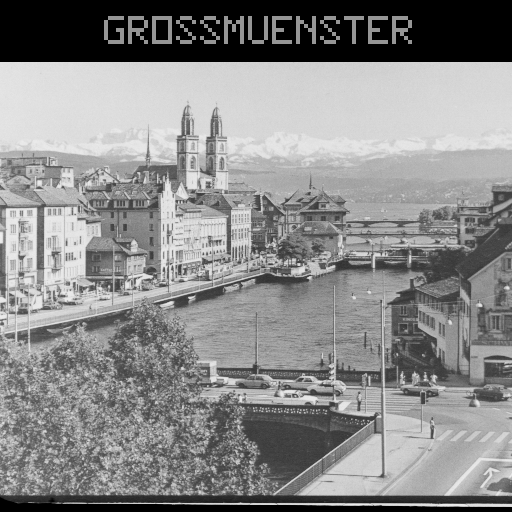
#> input picture exercise_1/zurlim.png, 512 x 512 px, found by its file name
$ jupyter execute 1_sample.ipynb
#> lines starting #> are read from the running program, lines starting #| are printed output that depends on the picture
# Spatial sampling

Import required modules

[cell 1]
import cv2
from scipy.ndimage.filters import gaussian_filter
import matplotlib.pyplot as plt
import matplotlib

## Helper functions

Read image from input file into a `numpy.ndarray` variable of two dimensions (grayscale) with 32-bit float entries.

[cell 2]
def read_input_image(input_file_name):
    """
    Read image from input file into a numpy.ndarray variable of two dimensions (grayscale) with 32-bit float entries.
    """

    # Set the flag argument to 0 so that the output has only one channel.
    return cv2.imread(input_file_name, 0).astype('float')
#> returned value: shape (512, 512) float64; min 0, max 238, mean 137.7
#| Size of Input image: 512, 512.

---

Save output image to a file.

[cell 3]
def write_output_image_to_file(output_image, output_file_name):
    """
    Save output image to a file.
    """

    cv2.imwrite(output_file_name, output_image)
    return

---

Ensure that the sub-sampling factor is not too large.

[cell 4]
def check_size(input_image, factor):
    """
    Check if the subsampling factor is too large.
    Input parameters:
        input_image: the input image
        factor: the required sub-sampling factor
    """
#> called with factor = 4

    condition1 = ((input_image.shape[0] // factor) == 0)
#> condition1 = False
    condition2 = ((input_image.shape[1] // factor) == 0)
#> condition2 = False

    if condition1 or condition2:
        print('Error! Subsampling rate is too large.')
        return 0

    else:
        print('Sub-sampling factor is permissible.')
        return 1

---

Sub-sample the image

[cell 5]
def subsample_image(input_image, factor):
    """
    Subsample the input image with the requested subsampling factor.
    Input parameters:
        input_image: the input image
        factor: the required sub-sampling factor
    Output:
        the sub-sampled image
    """

    # ************************************
    # TODO
    # ************************************
    # Currently, the output image is just being set to the input image.
    # Replace this with the appropriate sub-sampling code
    # Hint: You may do this using a double for loop, but there is also a way to do this with one line of code!
    # ************************************
    output_image = input_image[::factor,::factor]

    return output_image

---

Apply a gaussian blurring to the image

[cell 6]
def gaussian_filter_image(input_image, sigma):
    """
    Apply a gaussian blurring to the image
    Input parameters:
        input_image: the input image
        sigma: strength of the required gaussian blurring
    Output:
        gaussian blurred image
    """
#> called with sigma = 1

    # ************************************
    # TODO
    # ************************************
    # Currently, the output image is just being set to the input image.
    # Replace this with the appropriate code for smooth the image
    # Hint: Look at the modules being imported in the first cell of the notebook.
    # ************************************
    output_image = gaussian_filter(input_image, sigma=sigma)
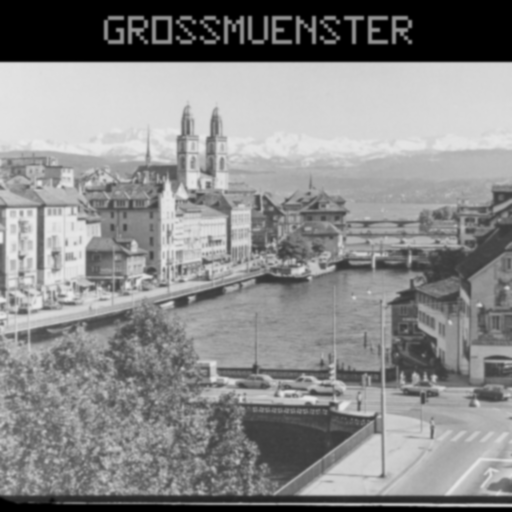
#> output_image: shape (512, 512) float64; min 0, max 234.4, mean 137.7

    return output_image

---

Print the size of the image

[cell 7]
def print_image_size(image,image_name):
    """
    Print the size of the image
    Input parameters:
        image: the image whose size is required
        image_name: string to indicate the image content
    """

    print('Size of {:s}: {:d}, {:d}.'.format(image_name, image.shape[0], image.shape[1]))

---

Display an image

[cell 8]
def display_image(image,title):
    """
    Display an image
    Input parameters:
        image: the image to be displayed
        title: title of the figure
    """

    fig = matplotlib.pyplot.gcf()
    DPI = fig.get_dpi()
    # plt.figure(figsize=(image.shape[0]/float(DPI),image.shape[1]/float(DPI)))
    plt.figure(figsize=(8,8))
    plt.imshow(image, cmap=plt.cm.gray)
    plt.axis('off')
    plt.title(title)
    plt.show()

## Main function

[cell 9]
def main_function(input_file, factor, sigma):
    """
    Input parameters:
        input_file: path to the input image
        factor: sub-sampling factor
        sigma: strength of the gaussian blurring
    """

    # Read the input image
    I_input = read_input_image(input_file)

    # display the input image
    display_image(I_input, 'Input image')

    # Print the size of the input image
    print_image_size(I_input, 'Input image')

    print('\n==== ==== ==== ==== ==== ==== ==== ==== ==== ==== ==== ==== ====')

    # print the requested sub-sampling factor
    print('Requested sub-sampling factor: {:d}.'.format(factor))

    # check if the sub-sampling factor is permissible
    if check_size(I_input, factor) == 0:
        return -1

    print('\n==== ==== ==== ==== ==== ==== ==== ==== ==== ==== ==== ==== ====')

    # if requested, blur the image using a gaussian filter
    if (sigma != 0):
        print('Applying a gaussian blur to the image.')
        I_input = gaussian_filter_image(I_input, sigma)
        display_image(I_input, 'Gaussian blurred image')
    else:
        print('Using the original image, without gaussian blurring.')

    print('\n==== ==== ==== ==== ==== ==== ==== ==== ==== ==== ==== ==== ====')

    # Sub-sample the image
    I_output = subsample_image(I_input, factor)
#> in subsample_image, `output_image = input_image[::factor,::factor]`:
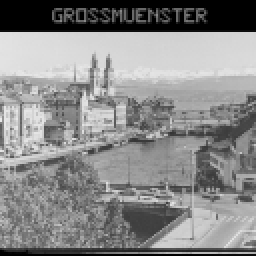
#> output_image: shape (128, 128) float64 (shown 2 times larger); min 0, max 234.1, mean 137.6

    # display the sub-sampled image
    display_image(I_output, 'Sub-sampled image')

    # Print the size of the subsampled image
    print_image_size(I_output, 'Sub-sampled image')
#| Size of Sub-sampled image: 128, 128.

$ run again, with exercise_1/buildings.png copied over exercise_1/zurlim.png
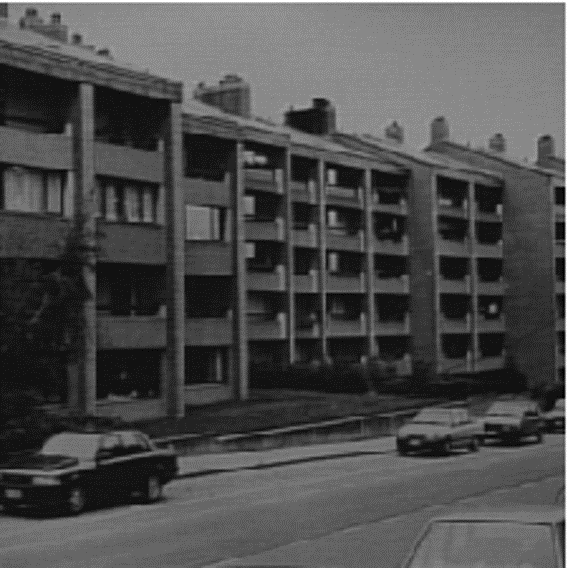
#> input picture exercise_1/buildings.png, 568 x 568 px, found by its file name
#| Size of Input image: 568, 568.
#> in subsample_image, `output_image = input_image[::factor,::factor]`:
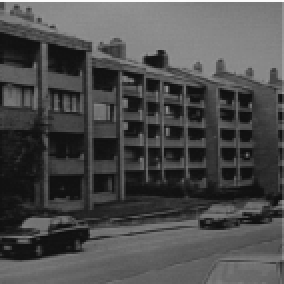
#> output_image: shape (142, 142) float64 (shown 2 times larger); min 13.48, max 251, mean 76.8
#| Size of Sub-sampled image: 142, 142.
